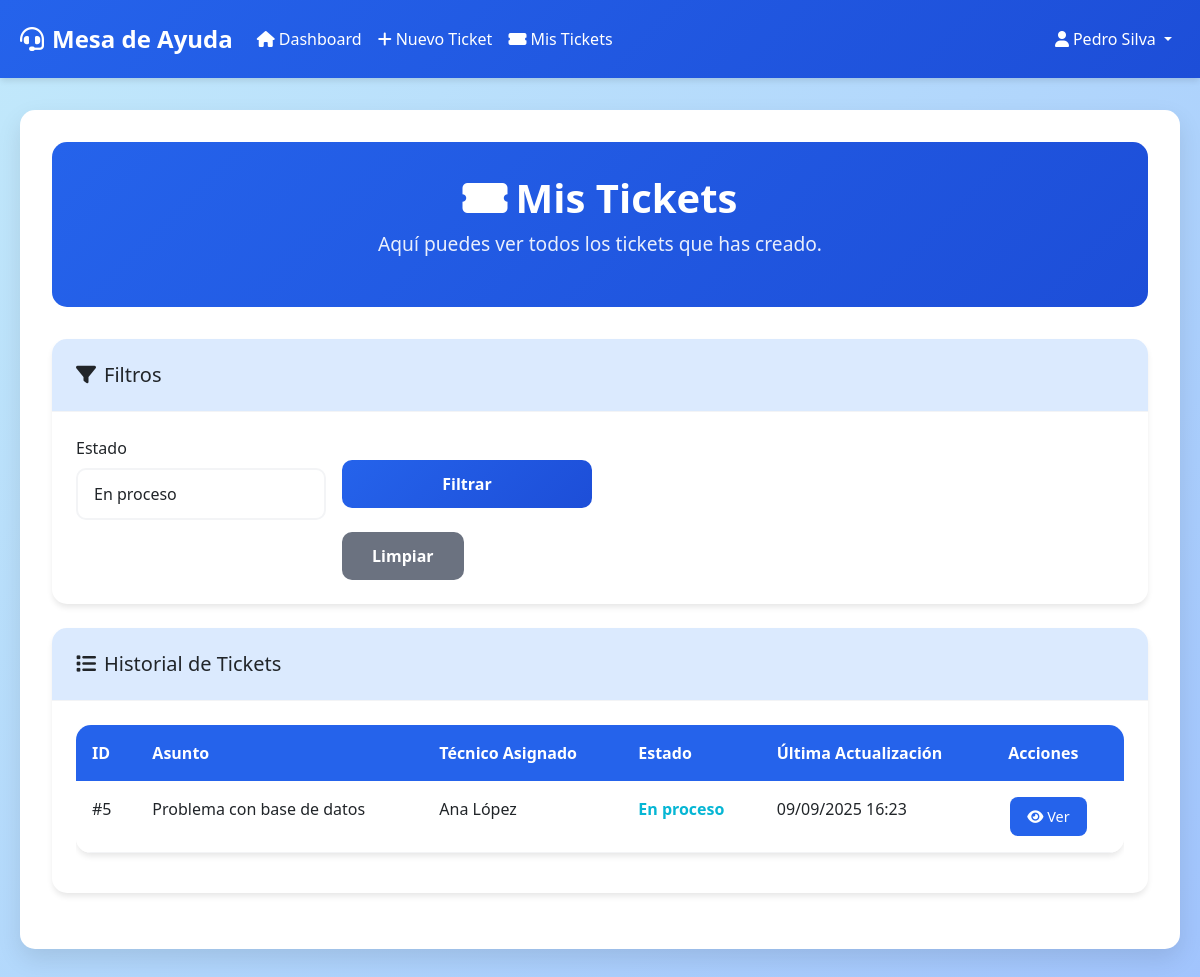
The page /mis_tickets.php?estado=En proceso (signed in) on the database its author committed.
### tables this page shows
CREATE TABLE IF NOT EXISTS tickets (
    id_ticket INT AUTO_INCREMENT PRIMARY KEY,
    id_usuario INT NOT NULL,
    asunto VARCHAR(255) NOT NULL,
    descripcion TEXT NOT NULL,
    categoria VARCHAR(50) NOT NULL,
    prioridad ENUM('Baja', 'Media', 'Alta', 'Urgente') DEFAULT 'Media',
    estado ENUM('Pendiente', 'En proceso', 'Resuelto', 'Cerrado usuario', 'Cerrado automático') DEFAULT 'Pendiente',
    fecha_creacion DATETIME DEFAULT CURRENT_TIMESTAMP,
    fecha_ultima_actualizacion DATETIME DEFAULT CURRENT_TIMESTAMP ON UPDATE CURRENT_TIMESTAMP,
    fecha_resolucion DATETIME NULL,
    id_tecnico_asignado INT NULL,
    FOREIGN KEY (id_usuario) REFERENCES usuarios(id_usuario) ON DELETE CASCADE,
    FOREIGN KEY (id_tecnico_asignado) REFERENCES usuarios(id_usuario) ON DELETE SET NULL
);

CREATE TABLE IF NOT EXISTS usuarios (
    id_usuario INT AUTO_INCREMENT PRIMARY KEY,
    nombre VARCHAR(100) NOT NULL,
    correo VARCHAR(100) NOT NULL UNIQUE,
    contrasena VARCHAR(255) NOT NULL,
    rol ENUM('cliente', 'tecnico', 'admin') DEFAULT 'cliente',
    fecha_registro TIMESTAMP DEFAULT CURRENT_TIMESTAMP,
    activo BOOLEAN DEFAULT TRUE
);

### mis_tickets.php (the view, shortened to what this page needs)
<?php
require_once 'conexion.php';
$usuario_id = $_SESSION['usuario_id'];
$nombre = $_SESSION['nombre'];
$estado_filtro = isset($_GET['estado']) ? $_GET['estado'] : '';
$where_conditions = ["t.id_usuario = ?"];
$params = [$usuario_id];
if ($estado_filtro) {
    $where_conditions[] = "t.estado = ?";
    $params[] = $estado_filtro;
}
$where_clause = 'WHERE ' . implode(' AND ', $where_conditions);
try {
    $sql = "SELECT t.*, tec.nombre as tecnico_asignado
            FROM tickets t
            LEFT JOIN usuarios tec ON t.id_tecnico_asignado = tec.id_usuario
            $where_clause
            ORDER BY t.fecha_creacion DESC";
    $stmt = $pdo->prepare($sql);
    $stmt->execute($params);
    $tickets = $stmt->fetchAll();
    $stmt = $pdo->prepare("SELECT DISTINCT estado FROM tickets WHERE id_usuario = ? ORDER BY estado");
    $stmt->execute([$usuario_id]);
    $estados = $stmt->fetchAll();
} catch(PDOException $e) {
    $error = 'Error al cargar los tickets.';
}
?>
<!DOCTYPE html>
<html lang="es">
<head>
    <link href="https://cdn.jsdelivr.net/npm/bootstrap@5.3.0/dist/css/bootstrap.min.css" rel="stylesheet">
    <link href="https://cdnjs.cloudflare.com/ajax/libs/font-awesome/6.0.0/css/all.min.css" rel="stylesheet">
    <link href="estilos.css" rel="stylesheet">
</head>
<body>
    <nav class="navbar navbar-expand-lg">
        <div class="container">
            <a class="navbar-brand" href="dashboard.php">
                <i class="fas fa-headset me-2"></i>Mesa de Ayuda
            </a>
            <div class="collapse navbar-collapse" id="navbarNav">
                <ul class="navbar-nav me-auto">
                    <li class="nav-item">
                        <a class="nav-link" href="dashboard.php">
                            <i class="fas fa-home me-1"></i>Dashboard
                        </a>
                    </li>
                    <li class="nav-item">
                        <a class="nav-link" href="crear_ticket.php">
                            <i class="fas fa-plus me-1"></i>Nuevo Ticket
                        </a>
                    </li>
                    <li class="nav-item">
                        <a class="nav-link active" href="mis_tickets.php">
                            <i class="fas fa-ticket-alt me-1"></i>Mis Tickets
                        </a>
                    </li>
                </ul>
                <ul class="navbar-nav">
                    <li class="nav-item dropdown">
                        <a class="nav-link dropdown-toggle" href="#" id="navbarDropdown" role="button" data-bs-toggle="dropdown">
                            <i class="fas fa-user me-1"></i><?php echo htmlspecialchars($nombre); ?>
                        </a>
                    </li>
                </ul>
            </div>
        </div>
    </nav>
    <div class="container">
        <div class="dashboard-container fade-in">
            <div class="dashboard-header">
                <h1 class="dashboard-title">
                    <i class="fas fa-ticket-alt me-2"></i>Mis Tickets
                </h1>
                <p class="dashboard-subtitle">Aquí puedes ver todos los tickets que has creado.</p>
            </div>
            <div class="card mb-4">
                <div class="card-header">
                    <h5 class="mb-0">
                        <i class="fas fa-filter me-2"></i>Filtros
                    </h5>
                </div>
                <div class="card-body">
                    <form method="GET" action="" class="row g-3">
                        <div class="col-md-3">
                            <label for="estado" class="form-label">Estado</label>
                            <select class="form-control" id="estado" name="estado">
                                <?php foreach ($estados as $estado): ?>
                                    <option value="<?php echo $estado['estado']; ?>" <?php echo $estado_filtro === $estado['estado'] ? 'selected' : ''; ?>>
                                        <?php echo $estado['estado']; ?>
                                    </option>
                                <?php endforeach; ?>
                            </select>
                        </div>
                        <div class="col-md-3">
                            <button type="submit" class="btn btn-primary mt-4">Filtrar</button>
                            <a href="mis_tickets.php" class="btn btn-secondary mt-4">Limpiar</a>
                        </div>
                    </form>
                </div>
            </div>
            <div class="card">
                <div class="card-header">
                    <h5 class="mb-0">
                        <i class="fas fa-list me-2"></i>Historial de Tickets
                    </h5>
                </div>
                <div class="card-body">
                    <?php if (empty($tickets)): ?>
                        <div class="text-center py-4">
                            <p class="text-muted">No has creado ningún ticket todavía.</p>
                            <a href="crear_ticket.php" class="btn btn-primary">Crear mi primer ticket</a>
                        </div>
                    <?php else: ?>
                        <div class="table-responsive">
                            <table class="table">
                                <thead>
                                    <tr>
                                        <th>ID</th>
                                        <th>Asunto</th>
                                        <th>Técnico Asignado</th>
                                        <th>Estado</th>
                                        <th>Última Actualización</th>
                                        <th>Acciones</th>
                                    </tr>
                                </thead>
                                <tbody>
                                    <?php foreach ($tickets as $ticket): ?>
                                        <tr>
                                            <td>#<?php echo $ticket['id_ticket']; ?></td>
                                            <td><?php echo htmlspecialchars($ticket['asunto']); ?></td>
                                            <td><?php echo htmlspecialchars($ticket['tecnico_asignado'] ?? 'Sin asignar'); ?></td>
                                            <td>
                                                <span class="estado-<?php echo str_replace(' ', '-', strtolower($ticket['estado'])); ?>">
                                                    <?php echo $ticket['estado']; ?>
                                                </span>
                                            </td>
                                            <td><?php echo date('d/m/Y H:i', strtotime($ticket['fecha_ultima_actualizacion'])); ?></td>
                                            <td>
                                                <a href="ver_ticket.php?id=<?php echo $ticket['id_ticket']; ?>" class="btn btn-action btn-view btn-sm">
                                                    <i class="fas fa-eye"></i> Ver
                                                </a>
                                            </td>
                                        </tr>
                                    <?php endforeach; ?>
                                </tbody>
                            </table>
                        </div>
                    <?php endif; ?>
                </div>
            </div>
        </div>
    </div>
</body>
</html>

### estilos.css (style rules this page uses)
:root { --primary-blue: #2563eb; --secondary-blue: #1d4ed8; --accent-blue: #3b82f6; --light-blue: #dbeafe; --warm-gray: #6b7280; --dark-gray: #374151; --light-gray: #f3f4f6; --white: #ffffff; --success: #10b981; --warning: #f59e0b; --danger: #ef4444; --info: #06b6d4; --bg-gradient-start: #c2e9fb; --bg-gradient-end: #a1c4fd; }
* { margin: 0; padding: 0; box-sizing: border-box; }
body { font-family: 'Segoe UI', Tahoma, Geneva, Verdana, sans-serif; background: linear-gradient(135deg, #c2e9fb 0%, #a1c4fd 100%); min-height: 100vh; color: var(--dark-gray); }
.container { max-width: 1200px; margin: 0 auto; padding: 0 20px; }
.navbar { background: linear-gradient(135deg, var(--primary-blue) 0%, var(--secondary-blue) 100%); box-shadow: 0 4px 6px -1px rgba(0, 0, 0, 0.1); padding: 1rem 0; }
.navbar-brand { color: var(--white) !important; font-size: 1.5rem; font-weight: 700; text-decoration: none; }
.navbar-nav .nav-link { color: var(--white) !important; font-weight: 500; transition: all 0.3s ease; }
.form-control { border: 2px solid var(--light-gray); border-radius: 10px; padding: 12px 16px; font-size: 1rem; transition: all 0.3s ease; margin-bottom: 1.5rem; }
.btn-primary { background: linear-gradient(135deg, var(--primary-blue) 0%, var(--secondary-blue) 100%); border: none; border-radius: 10px; padding: 12px 30px; font-size: 1rem; font-weight: 600; color: var(--white); transition: all 0.3s ease; width: 100%; }
.btn-secondary { background: var(--warm-gray); border: none; border-radius: 10px; padding: 12px 30px; font-size: 1rem; font-weight: 600; color: var(--white); transition: all 0.3s ease; }
.dashboard-container { background: var(--white); border-radius: 15px; box-shadow: 0 10px 25px rgba(0, 0, 0, 0.1); padding: 2rem; margin: 2rem 0; }
.dashboard-header { background: linear-gradient(135deg, var(--primary-blue) 0%, var(--secondary-blue) 100%); color: var(--white); padding: 2rem; border-radius: 15px; margin-bottom: 2rem; text-align: center; }
.dashboard-title { font-size: 2.5rem; font-weight: 700; margin-bottom: 0.5rem; }
.dashboard-subtitle { font-size: 1.2rem; opacity: 0.9; }
.card { background: var(--white); border-radius: 15px; box-shadow: 0 4px 6px -1px rgba(0, 0, 0, 0.1); border: none; transition: all 0.3s ease; margin-bottom: 1.5rem; }
.card-header { background: var(--light-blue); border-bottom: 1px solid var(--light-gray); border-radius: 15px 15px 0 0 !important; padding: 1.5rem; }
.card-body { padding: 1.5rem; }
.estado-en-proceso { color: var(--info); font-weight: 600; }
.table { background: var(--white); border-radius: 15px; overflow: hidden; box-shadow: 0 4px 6px -1px rgba(0, 0, 0, 0.1); }
.table thead th { background: var(--primary-blue); color: var(--white); border: none; padding: 1rem; font-weight: 600; }
.table tbody td { padding: 1rem; border-bottom: 1px solid var(--light-gray); }
.fade-in { animation: fadeIn 0.5s ease-in; }
.btn-action { padding: 8px 16px; border-radius: 8px; font-size: 0.9rem; font-weight: 500; margin: 0 2px; transition: all 0.3s ease; }
.btn-view { background: var(--primary-blue); color: var(--white); }

### rows shown on the page
tickets: id_ticket "5", asunto "Problema con base de datos", id_tecnico_asignado.nombre "Ana López", estado "En proceso", fecha_ultima_actualizacion "09/09/2025 16:23"

### other values the page prints
$nombre "Pedro Silva"
form field estado "En proceso"
